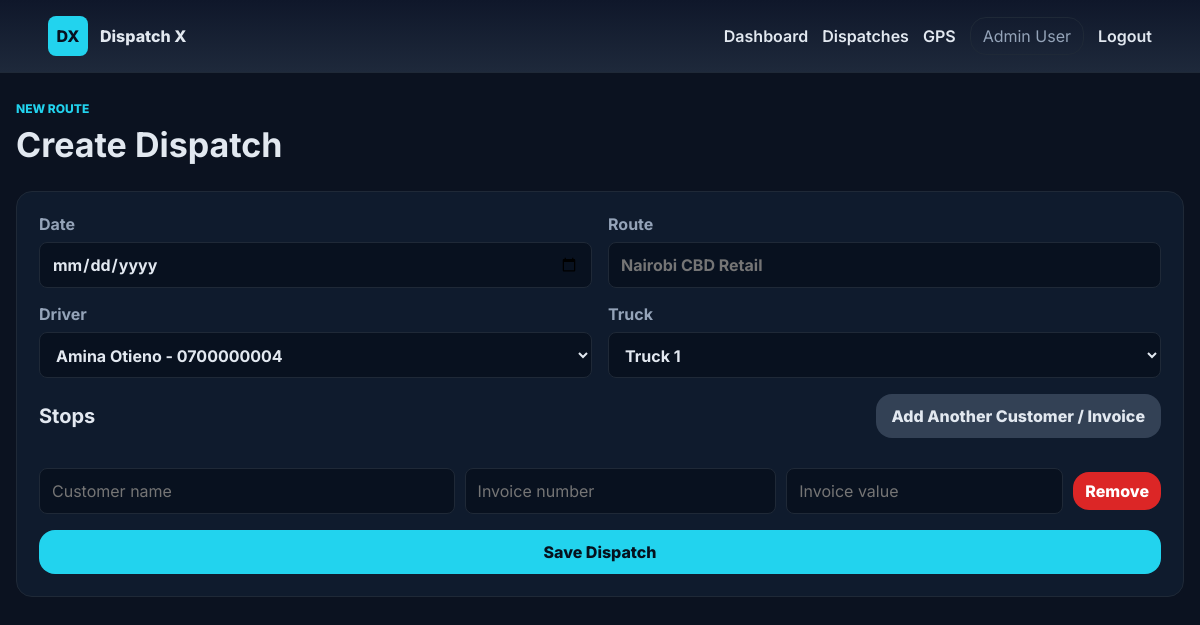
The page /dispatches/new (signed in) on the database as committed earlier.
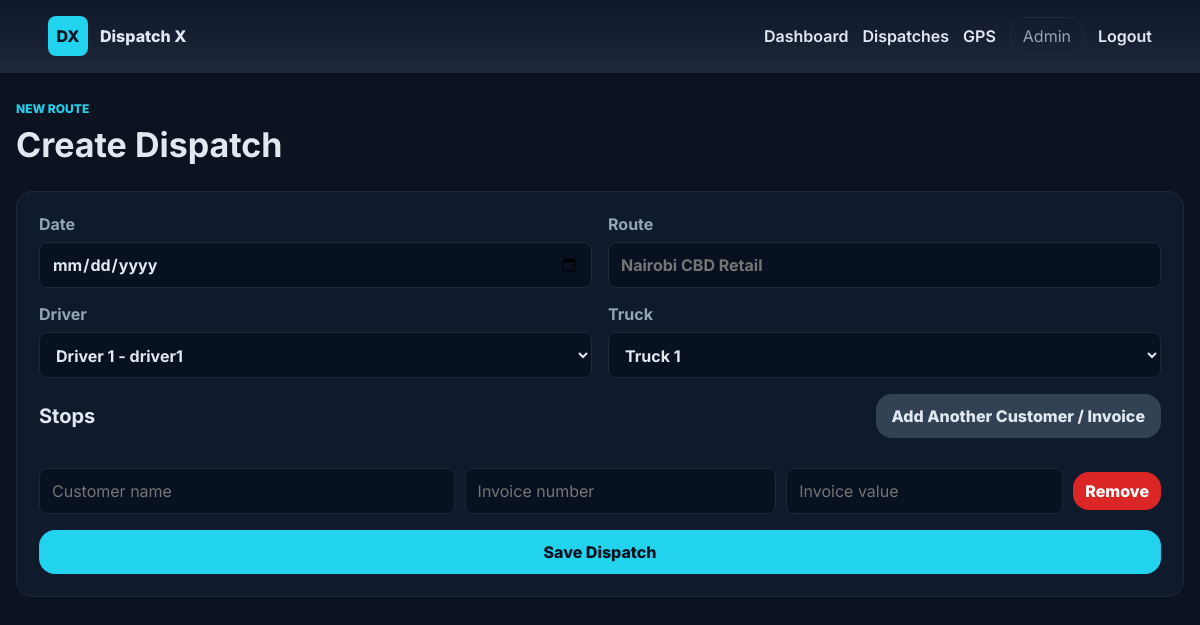
The same page on the database as committed later.
### app.py (models this page shows)
class User(db.Model):
    id = db.Column(db.Integer, primary_key=True)
    name = db.Column(db.String(120), nullable=False)
    phone = db.Column(db.String(40), unique=True, nullable=False)
    role = db.Column(db.String(20), nullable=False)
    password_hash = db.Column(db.String(255), nullable=False)
    is_active = db.Column(db.Boolean, default=True, nullable=False)
    created_at = db.Column(db.DateTime, default=utc_now, nullable=False)
    dispatches = db.relationship("Dispatch", foreign_keys="Dispatch.driver_id", backref="driver")

### app.py (the view, shortened to what this page needs)
@app.route("/dispatches/new", methods=["GET", "POST"])
@admin_or_clerk()
def dispatch_new():
    drivers = User.query.filter_by(role="driver", is_active=True).order_by(User.name).all()
    return render_template("dispatch_form.html", drivers=drivers, trucks=TRUCKS)

### app.py (called while the page is built)
def current_user():
    user_id = session.get("user_id")
    return db.session.get(User, user_id) if user_id else None

@app.context_processor
def inject_user():
    return {
        "current_user": current_user(),
        "can_edit_dispatch": can_edit_dispatch,
        "can_archive_dispatch": can_archive_dispatch,
        "format_kenya_datetime": format_kenya_datetime,
    }

def roles_required(*roles):
    def decorator(fn):
        @wraps(fn)
        def wrapper(*args, **kwargs):
            user = current_user()
            if not user:
                return redirect(url_for("login", next=request.path))
            if user.role not in roles:
                abort(403)
            return fn(*args, **kwargs)
        return wrapper
    return decorator

### templates/dispatch_form.html (shortened to what this page needs)
{% extends "base.html" %}
{% set title = ("Edit Dispatch" if edit_mode else "Create Dispatch") ~ " | Dispatch X" %}
{% block content %}
<section class="section-head">
  <div>
    <p class="eyebrow">{{ "Route details" if edit_mode else "New route" }}</p>
    <h1>{{ "Edit Dispatch" if edit_mode else "Create Dispatch" }}</h1>
  </div>
</section>
<form class="panel form-stack" method="post">
  <div class="grid two">
    {% if not edit_mode %}
      <label>Date <input type="date" name="date" required value="{{ request.form.get('date') or '' }}"></label>
    {% endif %}
    <label>Route <input type="text" name="route_name" required placeholder="Nairobi CBD Retail" value="{{ request.form.get('route_name') or (dispatch.route_name if dispatch else '') }}"></label>
    <label>Driver
      <select name="driver_id" required>
        {% for driver in drivers %}
          <option value="{{ driver.id }}" {% if (request.form.get('driver_id') or (dispatch.driver_id|string if dispatch else '')) == driver.id|string %}selected{% endif %}>{{ driver.name }} - {{ driver.phone }}</option>
        {% endfor %}
      </select>
    </label>
    <label>Truck
      {% set selected_truck = request.form.get('vehicle_number') or (dispatch.vehicle_number if dispatch else '') %}
      <select name="vehicle_number" required>
        {% for truck in trucks %}
          <option value="{{ truck }}" {% if selected_truck == truck %}selected{% endif %}>{{ truck }}</option>
        {% endfor %}
      </select>
    </label>
  </div>
  {% if not edit_mode %}
    <div class="panel-head">
      <h2>Stops</h2>
      <button class="btn secondary" type="button" id="add-stop">Add Another Customer / Invoice</button>
    </div>
    <div id="stops" class="stops-editor">
      <div class="stop-row">
        <input name="customer_name[]" required placeholder="Customer name">
        <input name="invoice_number[]" required placeholder="Invoice number">
        <input name="invoice_value[]" type="number" min="0" step="0.01" required placeholder="Invoice value">
        <button class="btn danger small" type="button" data-remove-stop>Remove</button>
      </div>
    </div>
  {% endif %}
  <button class="btn primary" type="submit">{{ "Save Changes" if edit_mode else "Save Dispatch" }}</button>
</form>
{% endblock %}

### templates/base.html (shortened to what this page needs)
<!doctype html>
<html lang="en">
<head>
  <link rel="stylesheet" href="{{ url_for('static', filename='css/styles.css') }}">
</head>
<body>
  <header class="topbar">
    <a class="brand" href="{{ url_for('dashboard') if current_user and current_user.role != 'driver' else (url_for('driver_home') if current_user else url_for('login')) }}">
      <span class="brand-mark">DX</span>
      <span>Dispatch X</span>
    </a>
    {% if current_user %}
      <nav class="nav">
        {% if current_user.role in ["admin", "clerk"] %}
          <a href="{{ url_for('dashboard') }}">Dashboard</a>
          <a href="{{ url_for('dispatches') }}">Dispatches</a>
          <a href="{{ url_for('gps') }}">GPS</a>
        {% else %}
          <a href="{{ url_for('driver_home') }}">My Dispatch</a>
        {% endif %}
        <span class="user-pill">{{ current_user.name }}</span>
        <a href="{{ url_for('logout') }}">Logout</a>
      </nav>
    {% endif %}
  </header>
  <main class="page">
    {% block content %}{% endblock %}
  </main>
</body>
</html>

Rows that differ between the two databases and show on the page:
changed User: name "Admin User" → "Admin"
Other text that changed with them:
form field driver_id: "Amina Otieno - 0700000004" → "Driver 1 - driver1"
